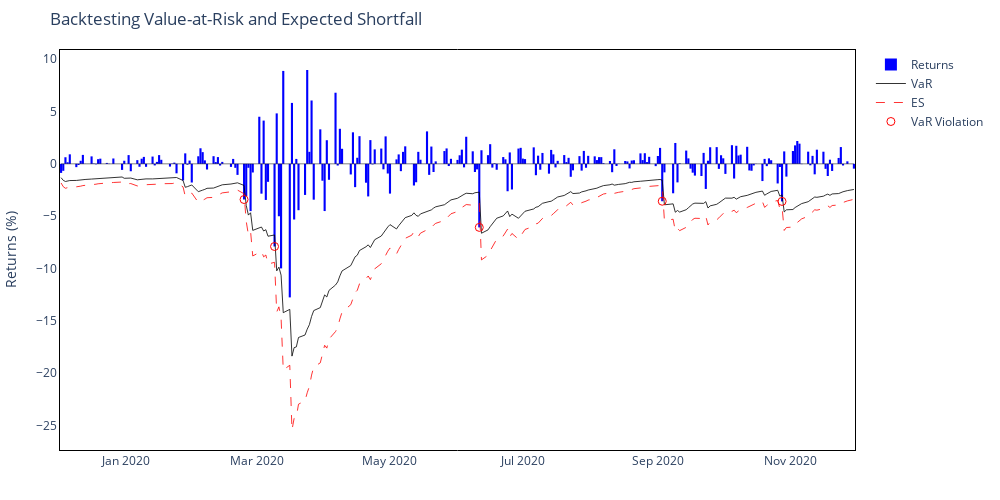
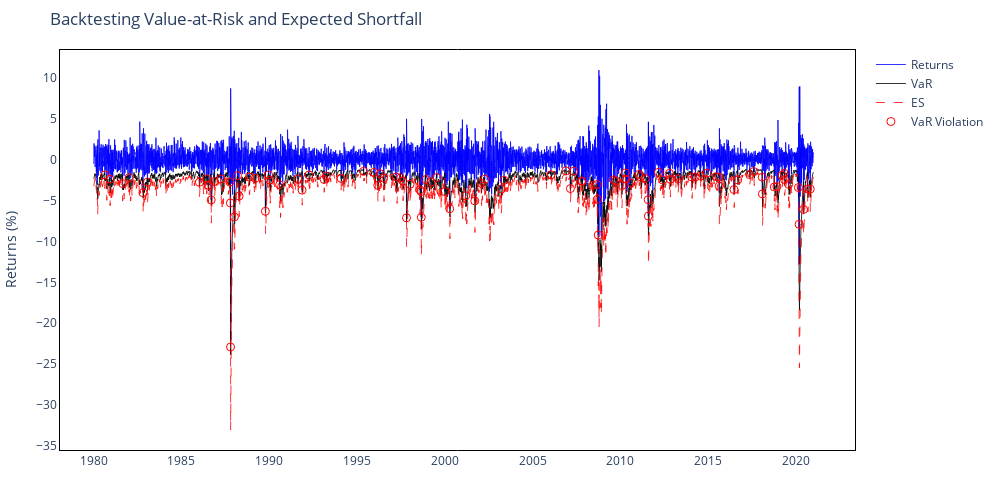
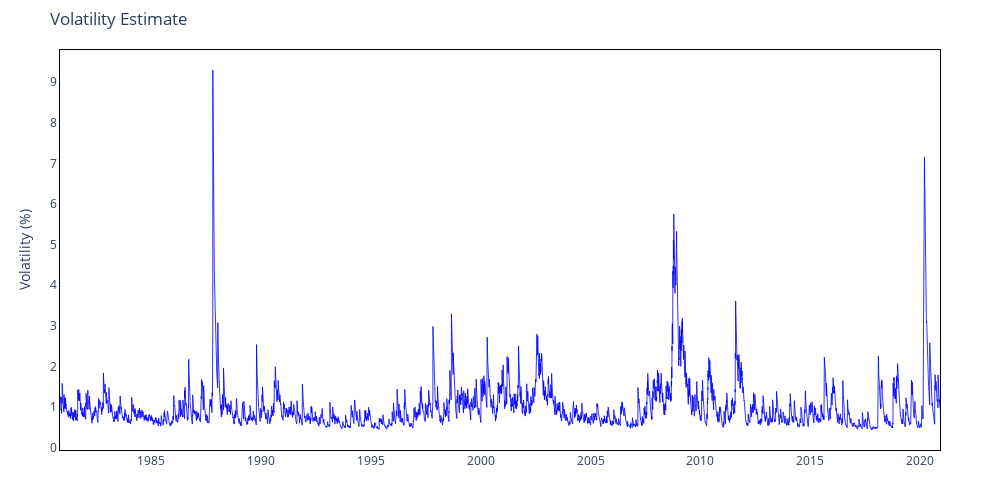

The notebook cell these images were saved under, in order:
### Code cell
# Plot interactive VaR
fig_var = plots.plot_backtest(garch_output, subset=("2019-11-30", "2020-11-30"), interactive = True)

fig_var_long = plots.plot_backtest(garch_output, interactive = True)

# Plot interactive volatility for a subset
fig_vol = plots.plot_volatility(garch_output["Volatility"], subset=("1980-11-01", "2020-11-30"), interactive=True)

### Figure 1 — Plotly figure (JSON) as saved in the notebook; plotly's stock layout.template omitted (floating-point values rounded to 4 significant figures; data arrays with more than 128 entries replaced by an {"elided": "..."} marker saying what was removed)
{"data": [{"hovertemplate": "Date: %{x}<br>Return: %{y:.2f}%", "marker": {"color": "blue", "line": {"color": "black", "width": 0}}, "name": "Returns", "opacity": 1, "type": "bar", "x": {"elided": "252 str values"}, "y": {"elided": "252 float values"}}, {"customdata": {"elided": "252 float values"}, "hovertemplate": "Date: %{x}<br>VaR: %{customdata:.2f}%", "line": {"color": "black", "width": 0.8}, "mode": "lines", "name": "VaR", "type": "scatter", "x": {"elided": "252 str values"}, "y": {"elided": "252 float values"}}, {"customdata": {"elided": "252 float values"}, "hovertemplate": "Date: %{x}<br>ES: %{customdata:.2f}%", "line": {"color": "red", "dash": "dash", "width": 0.8}, "mode": "lines", "name": "ES", "type": "scatter", "x": {"elided": "252 str values"}, "y": {"elided": "252 float values"}}, {"hovertemplate": "Date: %{x}<br>Return: %{y:.2f}%", "marker": {"color": "red", "size": 8, "symbol": "circle-open"}, "mode": "markers", "name": "VaR Violation", "type": "scatter", "x": ["2020-02-24T00:00:00", "2020-03-09T00:00:00", "2020-06-11T00:00:00", "2020-09-03T00:00:00", "2020-10-28T00:00:00"], "y": [-3.409, -7.901, -6.075, -3.576, -3.593]}], "layout": {"bargap": 0.025, "barmode": "overlay", "height": 500, "hovermode": "x unified", "margin": {"b": 50, "l": 60, "r": 60, "t": 50}, "paper_bgcolor": "white", "plot_bgcolor": "white", "shapes": [{"line": {"color": "black", "width": 0.5}, "type": "line", "x0": "2019-12-02T00:00:00", "x1": "2020-11-30T00:00:00", "xref": "x", "y0": 0, "y1": 0, "yref": "y"}], "title": {"text": "Backtesting Value-at-Risk and Expected Shortfall"}, "width": 1000, "xaxis": {"linecolor": "black", "linewidth": 1, "mirror": true, "showline": true}, "yaxis": {"linecolor": "black", "linewidth": 1, "mirror": true, "showline": true, "title": {"text": "Returns (%)"}}}}

### Figure 2 — Plotly figure (JSON) as saved in the notebook; plotly's stock layout.template omitted (floating-point values rounded to 4 significant figures; data arrays with more than 128 entries replaced by an {"elided": "..."} marker saying what was removed)
{"data": [{"hovertemplate": "Date: %{x}<br>Return: %{y:.2f}%", "line": {"color": "blue", "width": 0.8}, "mode": "lines", "name": "Returns", "type": "scatter", "x": {"elided": "10339 str values"}, "y": {"elided": "10339 float values"}}, {"customdata": {"elided": "10339 float values"}, "hovertemplate": "Date: %{x}<br>VaR: %{customdata:.2f}%", "line": {"color": "black", "width": 0.8}, "mode": "lines", "name": "VaR", "type": "scatter", "x": {"elided": "10339 str values"}, "y": {"elided": "10339 float values"}}, {"customdata": {"elided": "10339 float values"}, "hovertemplate": "Date: %{x}<br>ES: %{customdata:.2f}%", "line": {"color": "red", "dash": "dash", "width": 0.8}, "mode": "lines", "name": "ES", "type": "scatter", "x": {"elided": "10339 str values"}, "y": {"elided": "10339 float values"}}, {"hovertemplate": "Date: %{x}<br>Return: %{y:.2f}%", "marker": {"color": "red", "size": 8, "symbol": "circle-open"}, "mode": "markers", "name": "VaR Violation", "type": "scatter", "x": ["1980-08-18T00:00:00", "1980-12-01T00:00:00", "1981-08-24T00:00:00", "1982-01-05T00:00:00", "1982-10-25T00:00:00", "1983-01-24T00:00:00", "1986-01-08T00:00:00", "1986-06-09T00:00:00", "1986-07-07T00:00:00", "1986-09-11T00:00:00", "1986-11-18T00:00:00", "1987-03-30T00:00:00", "1987-10-06T00:00:00", "1987-10-16T00:00:00", "1987-10-19T00:00:00", "1988-01-08T00:00:00", "1988-03-10T00:00:00", "1988-04-14T00:00:00", "1988-11-11T00:00:00", "1989-03-17T00:00:00", "1989-10-13T00:00:00", "1989-12-18T00:00:00", "1990-01-12T00:00:00", "1990-08-06T00:00:00", "1991-08-19T00:00:00", "1991-11-15T00:00:00", "1992-04-07T00:00:00", "1993-02-16T00:00:00", "1993-04-02T00:00:00", "1994-02-04T00:00:00", "1995-05-18T00:00:00", "1995-12-18T00:00:00", "1996-03-08T00:00:00", "1996-05-02T00:00:00", "1996-07-05T00:00:00", "1997-03-27T00:00:00", "1997-06-23T00:00:00", "1997-08-15T00:00:00", "1997-10-27T00:00:00", "1998-01-09T00:00:00", "1998-08-04T00:00:00", "1998-08-27T00:00:00", "1998-08-31T00:00:00", "1998-11-30T00:00:00", "1999-03-23T00:00:00", "1999-07-20T00:00:00", "2000-01-04T00:00:00", "2000-04-14T00:00:00", "2001-03-12T00:00:00", "2001-09-17T00:00:00", "2002-01-29T00:00:00", "2002-04-11T00:00:00", "2003-03-24T00:00:00", "2003-05-19T00:00:00", "2006-01-20T00:00:00", "2006-11-27T00:00:00", "2007-02-27T00:00:00", "2007-05-10T00:00:00", "2007-10-19T00:00:00", "2007-11-01T00:00:00", "2008-06-06T00:00:00", "2008-09-04T00:00:00", "2008-09-15T00:00:00", "2008-09-29T00:00:00", "2009-08-17T00:00:00", "2009-10-01T00:00:00", "2010-02-04T00:00:00", "2010-04-16T00:00:00", "2010-04-27T00:00:00", "2010-08-11T00:00:00", "2011-01-28T00:00:00", "2011-02-22T00:00:00", "2011-06-01T00:00:00", "2011-08-04T00:00:00", "2011-08-08T00:00:00", "2012-03-06T00:00:00", "2012-06-01T00:00:00", "2012-10-19T00:00:00", "2012-11-07T00:00:00", "2013-04-15T00:00:00", "2014-01-24T00:00:00", "2014-04-10T00:00:00", "2014-07-31T00:00:00", "2014-12-10T00:00:00", "2015-06-29T00:00:00", "2015-08-20T00:00:00", "2015-08-21T00:00:00", "2016-06-24T00:00:00", "2016-09-09T00:00:00", "2017-05-17T00:00:00", "2017-08-10T00:00:00", "2018-02-02T00:00:00", "2018-02-05T00:00:00", "2018-10-10T00:00:00", "2018-12-04T00:00:00", "2019-03-22T00:00:00", "2019-05-07T00:00:00", "2019-05-13T00:00:00", "2019-08-05T00:00:00", "2020-02-24T00:00:00", "2020-03-09T00:00:00", "2020-06-11T00:00:00", "2020-09-03T00:00:00", "2020-10-28T00:00:00"], "y": [-1.871, -2.384, -2.929, -2.216, -4.05, -2.734, -2.765, -2.352, -3.122, -4.928, -2.679, -2.368, -2.738, -5.298, -22.9, -7.008, -1.959, -4.454, -2.131, -2.28, -6.312, -1.859, -2.498, -3.071, -2.391, -3.727, -1.874, -2.429, -1.999, -2.294, -1.431, -1.558, -3.131, -1.726, -2.25, -2.125, -2.26, -2.625, -7.113, -3.011, -3.692, -3.913, -7.044, -2.436, -2.725, -2.194, -3.91, -6.005, -4.414, -5.047, -2.903, -2.397, -3.587, -2.523, -1.85, -1.365, -3.534, -1.405, -2.595, -2.678, -3.138, -3.038, -4.828, -9.219, -2.456, -2.61, -3.164, -1.626, -2.366, -2.858, -1.801, -2.074, -2.305, -4.9, -6.896, -1.549, -2.495, -1.671, -2.399, -2.323, -2.11, -2.111, -2.02, -1.649, -2.109, -2.133, -3.237, -3.658, -2.483, -1.835, -1.458, -2.144, -4.184, -3.342, -3.29, -1.916, -1.665, -2.443, -3.023, -3.409, -7.901, -6.075, -3.576, -3.593]}], "layout": {"bargap": 0.025, "barmode": "overlay", "height": 500, "hovermode": "x unified", "margin": {"b": 50, "l": 60, "r": 60, "t": 50}, "paper_bgcolor": "white", "plot_bgcolor": "white", "title": {"text": "Backtesting Value-at-Risk and Expected Shortfall"}, "width": 1000, "xaxis": {"linecolor": "black", "linewidth": 1, "mirror": true, "showline": true}, "yaxis": {"linecolor": "black", "linewidth": 1, "mirror": true, "showline": true, "title": {"text": "Returns (%)"}}}}

### Figure 3 — Plotly figure (JSON) as saved in the notebook; plotly's stock layout.template omitted (floating-point values rounded to 4 significant figures; data arrays with more than 128 entries replaced by an {"elided": "..."} marker saying what was removed)
{"data": [{"hovertemplate": "Date: %{x}<br>Volatility: %{y:.2f}%", "line": {"color": "blue", "width": 0.8}, "mode": "lines", "name": "Volatility", "type": "scatter", "x": {"elided": "10105 str values"}, "y": {"elided": "10105 float values"}}], "layout": {"height": 500, "hovermode": "x unified", "margin": {"b": 50, "l": 60, "r": 60, "t": 50}, "paper_bgcolor": "white", "plot_bgcolor": "white", "title": {"text": "Volatility Estimate"}, "width": 1000, "xaxis": {"linecolor": "black", "linewidth": 1, "mirror": true, "showline": true}, "yaxis": {"linecolor": "black", "linewidth": 1, "mirror": true, "showline": true, "title": {"text": "Volatility (%)"}}}}
